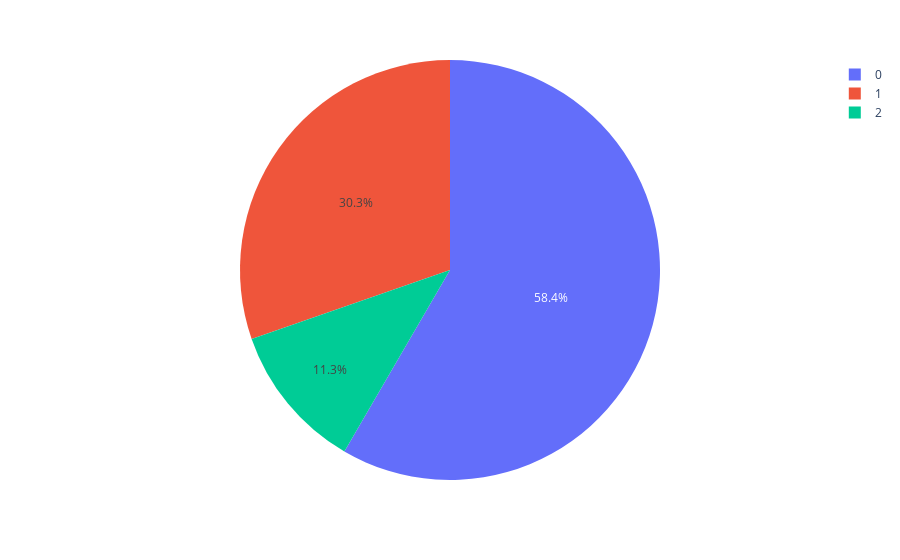

This figure's notebook cell:
### Code cell
def discount(value):
    diff = value['base_price'] - value['checkout_price']
    if diff >= 0:
        return 'Taxed'
    else:
        return 'Discount'

dataframe['if_discount'] = dataframe[['base_price', 'checkout_price']].apply(discount, 1)

discount_data = dataframe.loc[dataframe["if_discount"] == "Discount"]
fig = px.pie( discount_data , values = discount_data["num_orders"] , names = discount_data["center_type"])
fig.show()

### Figure 1 — Plotly figure (JSON) as saved in the notebook; plotly's stock layout.template omitted (floating-point values rounded to 4 significant figures)
{"data": [{"domain": {"x": [0, 1], "y": [0, 1]}, "hoverlabel": {"namelength": 0}, "hovertemplate": "center_type=%{label}<br>num_orders=%{value}", "labels": [2, 1, 1, 0, 0, 0, 1, 1, 0, 2, 0, 2, 2, 2, 1, 1, 0, 1, 0, 2, 2, 0, 1, 0, 0, 2, 0, 0, 1, 1, 1, 1, 0, 0, 0, 0, 0, 0, 0, 2, 1, 1, 1, 1, 0, 0, 0, 0, 1, 2, 2, 0, 0, 0, 0, 2, 1, 0, 0, 2, 2, 2, 0, 0, 0, 0, 0, 0, 0, 0, 0, 0, 0, 0, 0, 1, 1, 2, 1, 1, 1, 2, 2, 2, 0, 0, 0, 0, 0, 0, 2, 0, 0, 0, 0, 1, 1, 0, 0, 0], "legendgroup": "", "name": "", "showlegend": true, "type": "pie", "values": [41, 69, 109, 2078, 743, 122, 541, 405, 296, 176, 55, 26, 404, 567, 393, 28, 26, 41, 310, 67, 109, 15, 701, 27, 14, 69, 433, 41, 810, 53, 258, 42, 53, 82, 134, 190, 285, 26, 27, 108, 121, 298, 80, 177, 296, 783, 717, 123, 649, 269, 55, 41, 40, 94, 109, 27, 1417, 566, 108, 161, 96, 27, 175, 121, 14, 28, 27, 378, 216, 176, 42, 109, 27, 14, 26, 81, 27, 135, 80, 80, 163, 69, 28, 15, 2025, 42, 40, 40, 161, 418, 163, 393, 41, 837, 26, 13, 377, 203, 13, 80]}], "layout": {"legend": {"tracegroupgap": 0}, "margin": {"t": 60}}}
